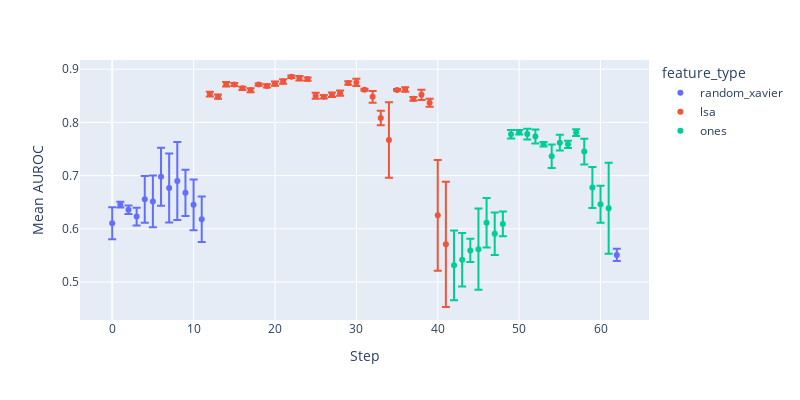

Write notebook code for a chart like this one.
### Code cell
fig = px.scatter(total_walk.astype({"T":str}),y="mean_auc",error_y="std",color="feature_type",labels={"mean_auc":"Mean AUROC","index":"Step"},width=800,height=400)
fig.show()

### Figure 1 — Plotly figure (JSON) as saved in the notebook; plotly's stock layout.template omitted (floating-point values rounded to 4 significant figures)
{"data": [{"error_y": {"array": [0.02999, 0.005352, 0.007859, 0.01683, 0.04398, 0.04859, 0.05453, 0.0648, 0.07336, 0.04359, 0.0477, 0.04273, 0.01161]}, "hovertemplate": "feature_type=random_xavier<br>Step=%{x}<br>Mean AUROC=%{y}<extra></extra>", "legendgroup": "random_xavier", "marker": {"color": "#636efa", "symbol": "circle"}, "mode": "markers", "name": "random_xavier", "orientation": "v", "showlegend": true, "type": "scatter", "x": [0, 1, 2, 3, 4, 5, 6, 7, 8, 9, 10, 11, 62], "xaxis": "x", "y": [0.6106, 0.6454, 0.6358, 0.623, 0.6554, 0.6514, 0.698, 0.6766, 0.69, 0.6676, 0.6452, 0.618, 0.551], "yaxis": "y"}, {"error_y": {"array": [0.004308, 0.003826, 0.004176, 0.002926, 0.002898, 0.00372, 0.002135, 0.0032, 0.004118, 0.004147, 0.002315, 0.004195, 0.003007, 0.005762, 0.003262, 0.004195, 0.005099, 0.00325, 0.006969, 0.001939, 0.0109, 0.01354, 0.07097, 0.001673, 0.004118, 0.003499, 0.009579, 0.007668, 0.1042, 0.1177]}, "hovertemplate": "feature_type=lsa<br>Step=%{x}<br>Mean AUROC=%{y}<extra></extra>", "legendgroup": "lsa", "marker": {"color": "#EF553B", "symbol": "circle"}, "mode": "markers", "name": "lsa", "orientation": "v", "showlegend": true, "type": "scatter", "x": [12, 13, 14, 15, 16, 17, 18, 19, 20, 21, 22, 23, 24, 25, 26, 27, 28, 29, 30, 31, 32, 33, 34, 35, 36, 37, 38, 39, 40, 41], "xaxis": "x", "y": [0.8532, 0.8484, 0.8716, 0.8712, 0.864, 0.8604, 0.8712, 0.8686, 0.8728, 0.877, 0.8858, 0.883, 0.8814, 0.85, 0.8484, 0.852, 0.855, 0.8742, 0.8752, 0.8612, 0.848, 0.8084, 0.767, 0.861, 0.8618, 0.8444, 0.8518, 0.837, 0.6254, 0.5708], "yaxis": "y"}, {"error_y": {"array": [0.06552, 0.05033, 0.02186, 0.07635, 0.04641, 0.03996, 0.02315, 0.008134, 0.004128, 0.0101, 0.01306, 0.004167, 0.02211, 0.0148, 0.006911, 0.00621, 0.0243, 0.0385, 0.03488, 0.0856]}, "hovertemplate": "feature_type=ones<br>Step=%{x}<br>Mean AUROC=%{y}<extra></extra>", "legendgroup": "ones", "marker": {"color": "#00cc96", "symbol": "circle"}, "mode": "markers", "name": "ones", "orientation": "v", "showlegend": true, "type": "scatter", "x": [42, 43, 44, 45, 46, 47, 48, 49, 50, 51, 52, 53, 54, 55, 56, 57, 58, 59, 60, 61], "xaxis": "x", "y": [0.5314, 0.542, 0.5594, 0.5618, 0.6114, 0.5908, 0.6092, 0.7778, 0.7816, 0.778, 0.7734, 0.7588, 0.7364, 0.7618, 0.7588, 0.7808, 0.7452, 0.6778, 0.6462, 0.6386], "yaxis": "y"}], "layout": {"height": 400, "legend": {"title": {"text": "feature_type"}, "tracegroupgap": 0}, "margin": {"t": 60}, "width": 800, "xaxis": {"anchor": "y", "domain": [0, 1], "title": {"text": "Step"}}, "yaxis": {"anchor": "x", "domain": [0, 1], "title": {"text": "Mean AUROC"}}}}
